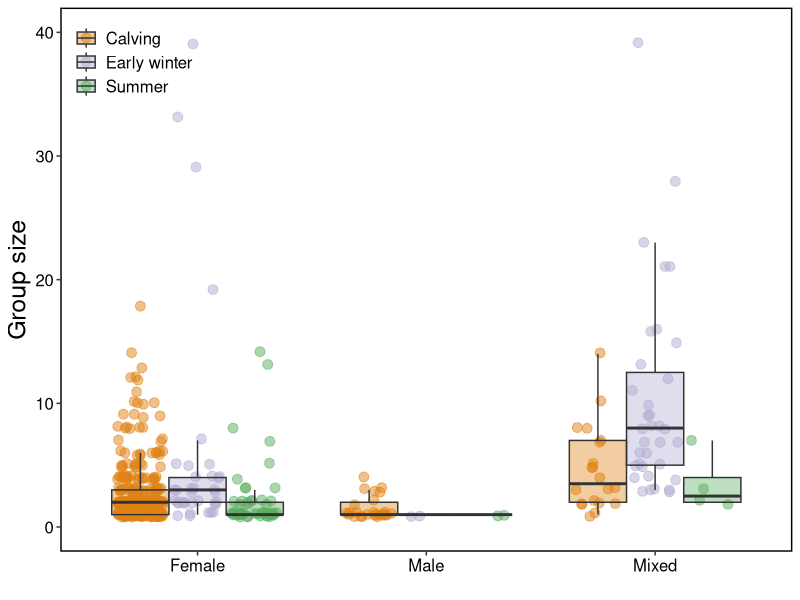

This figure's R source:



## load libraries
library(data.table)
library(ggplot2)
library(gridExtra)

## load data
fogo <- fread("output/fogo-group-locs.csv")


png("graphics/FigS4.png",width = 4500, height = 3000, res = 500)
ggplot(fogo, 
       aes(composition, group_size, fill = season)) +
  geom_jitter(aes(color = season), alpha = 0.5, size = 3, 
              position = position_jitterdodge(jitter.width = 0.2, jitter.height = 0.2)) +
  geom_boxplot(outlier.color = NA, alpha = 0.4, 
               position = position_dodge()) +
  ylim(0,40) +
  scale_fill_manual(values=c("#e08214", "#b2abd2", "#5aae61")) +
  scale_color_manual(values=c("#e08214", "#b2abd2", "#5aae61")) +
  #scale_x_discrete(limits=c("Female groups","Male groups","Mixed groups")) +
  xlab('') +
  ylab('Group size') +
  theme(legend.position = c(0.1,0.9),
        legend.title = element_blank(),
        legend.background = element_blank(),
        legend.key = element_blank(),
        legend.text = element_text(size = 12),
        axis.title.y = element_text(size=18),
        axis.title.x = element_text(size = 9, color = "black"),
        axis.text = element_text(size = 12, color = "black"),
        panel.grid.minor = element_blank(),
        panel.background = element_blank(),
        panel.border = element_rect(colour = "black", fill=NA, size=1))
dev.off()
